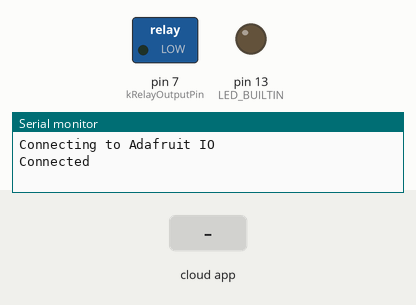
Simulated run of this sketch. Board: Arduino Uno, built with avr-gcc and run on an emulated ATmega328P. Parts: switched loads named in the sketch (green lamp = pin HIGH), output pins drawn as LEDs (lit = HIGH), the last lines printed to the serial monitor. Inputs (shaded band) come from the test bench.

Above: at 2.7 s.
2.8 s: the phone or cloud app sets batsignal to 1
At 4.0 s:
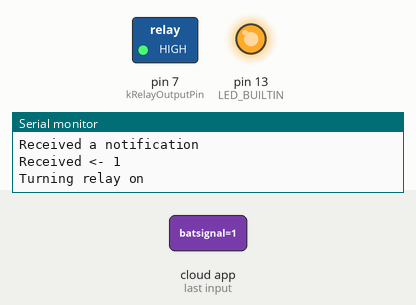
4.3 s: the phone or cloud app sets batsignal to 0
At 5.4 s:
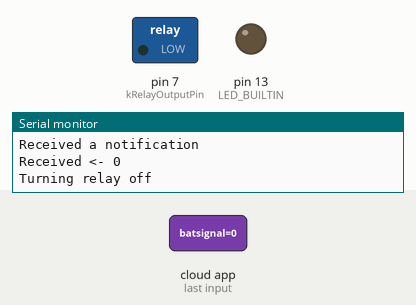
Timing chart, 0 to 7.3 s (numbered marks = the images above; inputs shaded):
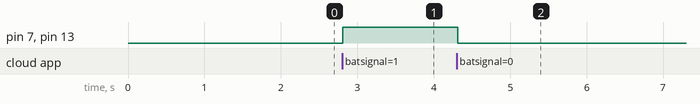

The sketch:

batsignal.ino
```cpp
/*
  Batsignal

  Turns on an LED lamp connected via a relay, based on an Adafruit IO
  feed.

  Author: Kushagra Sinha <kush@j4nu5.com>
  https://github.com/j4nu5/batsignal

*/

#include <string.h>
#include "config.h"


// The Adafruit IO feed we want to connect to.
AdafruitIO_Feed * const kInputFeed = io.feed(kInputFeedName);

// Current state of the relay / feed.
// -1 : Unknown.
// 0 : Off (Open).
// 1 : On (Closed).
int relayState = -1;

// Sets up debugging via serial port.
void SetupDebugging();

// Emits a log line (including newline) to the serial port.
// Does not do anything for release builds.
void Logln(const char * const);

// Emits a log (not including newline) to the serial port.
// Does not do anything for release builds.
void Log(const char * const);

// Handles incoming messages from |kInputFeed|.
void HandleMessage(AdafruitIO_Data *);

// Returns |true| if |message| passes validation checks.
bool IsMessageValid(const char * const message);

// Turns the relay at |kRelayOutputPin| on or off.
void TurnRelayOn();
void TurnRelayOff();


void setup() {
#if defined(DEBUG_BUILD)
  SetupDebugging();
#endif  // DEBUG_BUILD

  // Prepare the output pins.
  pinMode(kRelayOutputPin, OUTPUT);
  pinMode(LED_BUILTIN, OUTPUT);

  Log("Connecting to Adafruit IO");
  // Start MQTT connection to io.adafruit.com.
  io.connect();

  // Set up a message handler for the input feed.
  kInputFeed->onMessage(HandleMessage);

  // Wait for an MQTT connection
  while (io.mqttStatus() < AIO_CONNECTED) {
    Log(".");
    delay(500);
  }
  Logln("");
  Logln("Connected");

  // Because Adafruit IO doesn't support the MQTT retain flag,
  // we can use the get() function to ask IO to resend the
  // last value for this feed to just this MQTT client after
  // the io client is connected.
  kInputFeed->get();
}

void loop() {
  // It should always be present at the top of your loop
  // function. It keeps the client connected to
  // io.adafruit.com, and processes any incoming data.
  io.run();
}

void SetupDebugging() {
  // Start the serial connection with a baud rate of 9600.
  Serial.begin(9600);

  // Wait for serial monitor to open.
  while (!Serial);
}

void Logln(const char * const line) {
#if defined(DEBUG_BUILD)
  Serial.println(line);
#endif  // DEBUG_BUILD
}

void Log(const char * const line) {
#if defined(DEBUG_BUILD)
  Serial.print(line);
#endif  // DEBUG_BUILD
}

void HandleMessage(AdafruitIO_Data *data) {
  Logln("Received a notification");

  const char * const message = data->value();
  if (!IsMessageValid(message)) {
    return;
  }

  Log("Received <- ");
  Logln(message);

  // We expect only "1" or "0" as a message.
  if (message[0] == '1') {
    TurnRelayOn();
  }
  else if (message[0] == '0') {
    TurnRelayOff();
  }
}

bool IsMessageValid(const char * const message) {
  // Is |message| pointer invalid?
  if (message == nullptr) {
    return false;
  }

  // We expect only "1" or "0" as a message.
  if (strlen(message) != 1) {
    return false;
  }

  // All validation checks passed.
  return true;
}

void TurnRelayOn() {
  // Do not send signals unnecessarily.
  if (relayState == 1) {
    return;
  }

  Logln("Turning relay on");
  digitalWrite(LED_BUILTIN, HIGH);
  digitalWrite(kRelayOutputPin, HIGH);
  relayState = 1;
}

void TurnRelayOff() {
  // Do not send signals unnecessarily.
  if (relayState == 0) {
    return;
  }

  Logln("Turning relay off");
  digitalWrite(LED_BUILTIN, LOW);
  digitalWrite(kRelayOutputPin, LOW);
  relayState = 0;
}
```

arduino_secrets.h
```cpp
#ifndef ARDUINO_SECRETS_H_
#define ARDUINO_SECRETS_H_

#define SECRET_WIFI_SSID ""
#define SECRET_WIFI_PASSWORD ""
#define SECRET_ADAFRUIT_IO_USERNAME ""
#define SECRET_ADAFRUIT_IO_KEY ""

#endif  // ARDUINO_SECRETS_H_
```

config.h
```cpp
#ifndef CONFIG_H_
#define CONFIG_H_

#include "arduino_secrets.h"

/*************************** Sketch Config *********************************/
// Comment this to create a release build.
#define DEBUG_BUILD 1

// The name of the Adafruit IO feed we want to connect to.
const char kInputFeedName[] = "batsignal";

// Pin number for the relay.
const int kRelayOutputPin = 7;

/************************ Adafruit IO Config *******************************/

// visit io.adafruit.com if you need to create an account,
// or if you need your Adafruit IO key.
#define IO_USERNAME SECRET_ADAFRUIT_IO_USERNAME
#define IO_KEY SECRET_ADAFRUIT_IO_KEY

/******************************* WIFI **************************************/

// the AdafruitIO_WiFi client will work with the following boards:
//   - HUZZAH ESP8266 Breakout -> https://www.adafruit.com/products/2471
//   - Feather HUZZAH ESP8266 -> https://www.adafruit.com/products/2821
//   - Feather HUZZAH ESP32 -> https://www.adafruit.com/product/3405
//   - Feather M0 WiFi -> https://www.adafruit.com/products/3010
//   - Feather WICED -> https://www.adafruit.com/products/3056
//   - Adafruit PyPortal -> https://www.adafruit.com/product/4116
//   - Adafruit Metro M4 Express AirLift Lite ->
//   https://www.adafruit.com/product/4000
//   - Adafruit AirLift Breakout -> https://www.adafruit.com/product/4201
//   - Adafruit AirLift Shield -> https://www.adafruit.com/product/4285
//   - Adafruit AirLift FeatherWing -> https://www.adafruit.com/product/4264

#define WIFI_SSID SECRET_WIFI_SSID
#define WIFI_PASS SECRET_WIFI_PASSWORD

// uncomment the following line if you are using airlift
// #define USE_AIRLIFT

// uncomment the following line if you are using winc1500
// #define USE_WINC1500

// comment out the following lines if you are using fona or ethernet
#include "AdafruitIO_WiFi.h"

#if defined(USE_AIRLIFT) || defined(ADAFRUIT_METRO_M4_AIRLIFT_LITE) ||         \
    defined(ADAFRUIT_PYPORTAL)
// Configure the pins used for the ESP32 connection
#if !defined(SPIWIFI_SS) // if the wifi definition isnt in the board variant
// Don't change the names of these #define's! they match the variant ones
#define SPIWIFI SPI
#define SPIWIFI_SS 10 // Chip select pin
#define NINA_ACK 9    // a.k.a BUSY or READY pin
#define NINA_RESETN 6 // Reset pin
#define NINA_GPIO0 -1 // Not connected
#endif
AdafruitIO_WiFi io(IO_USERNAME, IO_KEY, WIFI_SSID, WIFI_PASS, SPIWIFI_SS,
                   NINA_ACK, NINA_RESETN, NINA_GPIO0, &SPIWIFI);
#else
AdafruitIO_WiFi io(IO_USERNAME, IO_KEY, WIFI_SSID, WIFI_PASS);
#endif
/******************************* FONA **************************************/

// the AdafruitIO_FONA client will work with the following boards:
//   - Feather 32u4 FONA -> https://www.adafruit.com/product/3027

// uncomment the following two lines for 32u4 FONA,
// and comment out the AdafruitIO_WiFi client in the WIFI section
// #include "AdafruitIO_FONA.h"
// AdafruitIO_FONA io(IO_USERNAME, IO_KEY);

/**************************** ETHERNET ************************************/

// the AdafruitIO_Ethernet client will work with the following boards:
//   - Ethernet FeatherWing -> https://www.adafruit.com/products/3201

// uncomment the following two lines for ethernet,
// and comment out the AdafruitIO_WiFi client in the WIFI section
// #include "AdafruitIO_Ethernet.h"
// AdafruitIO_Ethernet io(IO_USERNAME, IO_KEY);

#endif  // CONFIG_H_
```

Measured:
- after the input at 2.8 s, pin 7 (kRelayOutputPin), pin 13 (LED_BUILTIN): LOW → HIGH at once
- after the input at 4.3 s, pin 7 (kRelayOutputPin), pin 13 (LED_BUILTIN): HIGH → LOW at once
